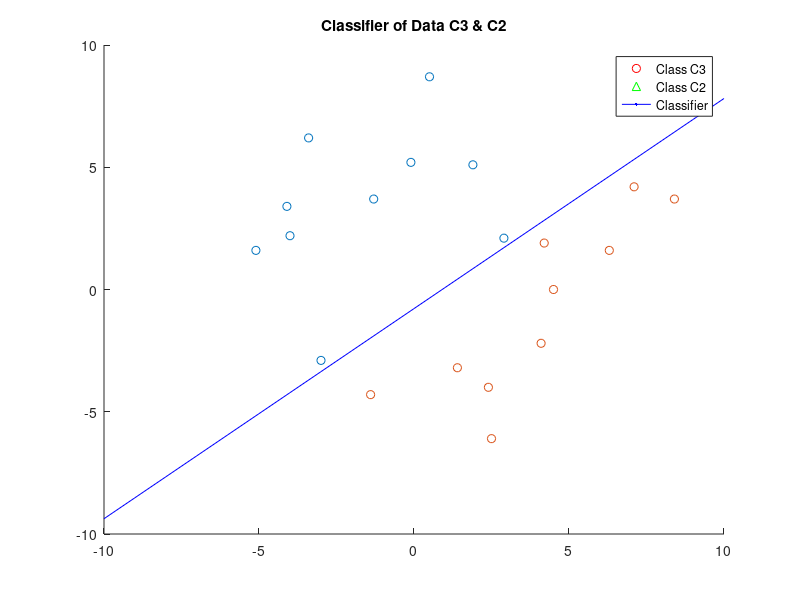

This figure's MATLAB source:
C1 = [[-3.0;-2.9] [.5;8.7] [2.9;2.1] [-0.1;5.2] [-4.0;2.2] [-1.3;3.7] [-3.4;6.2] [-4.1;3.4] [-5.1;1.6] [1.9;5.1]];
C2 = [[7.1;4.2] [ -1.4;-4.3] [4.5;0.0] [6.3;1.6] [4.2;1.9] [1.4;-3.2] [2.4;-4.0] [2.5;-6.1] [8.4;3.7] [4.1;-2.2]];
C1 = vertcat(C1,ones(1,length(C1))); %<-- augmented data of class 1
C2 = vertcat(C2,ones(1,length(C2))); %<--- augmented data of class 2
label=[ones(1,length(C1)),-ones(1,length(C2))]; %<-- label of data
hold on;
scatter(C1(1,:),C1(2,:),'ro'); %<-- data plotting for class 1
scatter(C2(1,:),C2(2,:),'g^');%<-- data plotting for class 2
C = [C1,C2];
eta = .001; %<--- learning rate
iteration = 0; %<-- to count iteration number
W = [0;0;0]; %<--- augmented weight vector
flag =1;
update = 0;
while(flag == 1)
    flag = 0;
    li = 0 ;%<---label index
    update = update+1;
    for Ci = C
        li = li+1;
        if(W'*Ci*label(li) <= 0) %<--- condition for perceptron
            W = W + eta*label(li)*Ci;
            flag = 1;
            iteration = iteration+1;
        end
    end
end
disp(iteration);  %<--- to display number of iteration
disp(update);
disp(W);
A = W(1,1);
B = W(2,1);
C = W(3,1);
X = -10:1:10;
plot(X, (-C-A*X)/B,'b'); %<--- to display classifier
h = zeros(3, 1);
h(1) = plot(NaN,NaN,'or');
h(2) = plot(NaN,NaN,'^g');
h(3) = plot(NaN,NaN,'b');
legend(h, 'Class C3','Class C2','Classifier');
title('Classifier of Data C3 & C2')